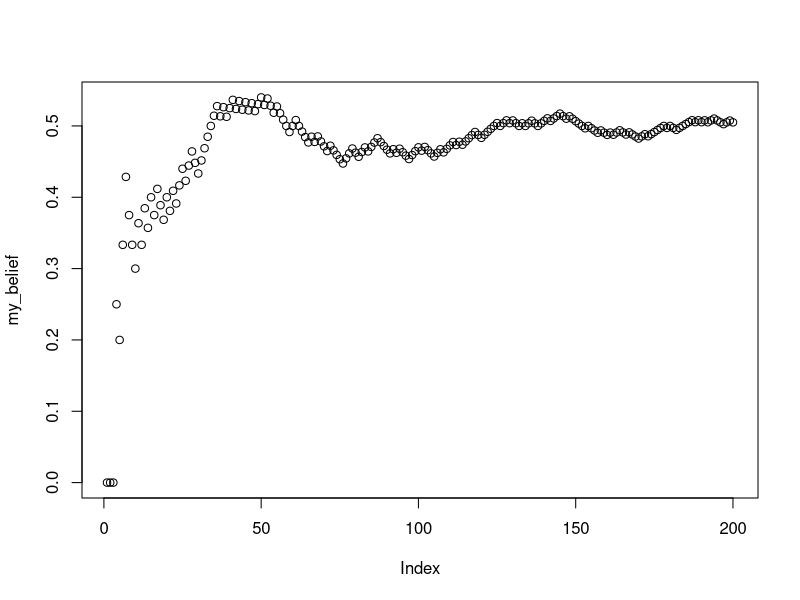
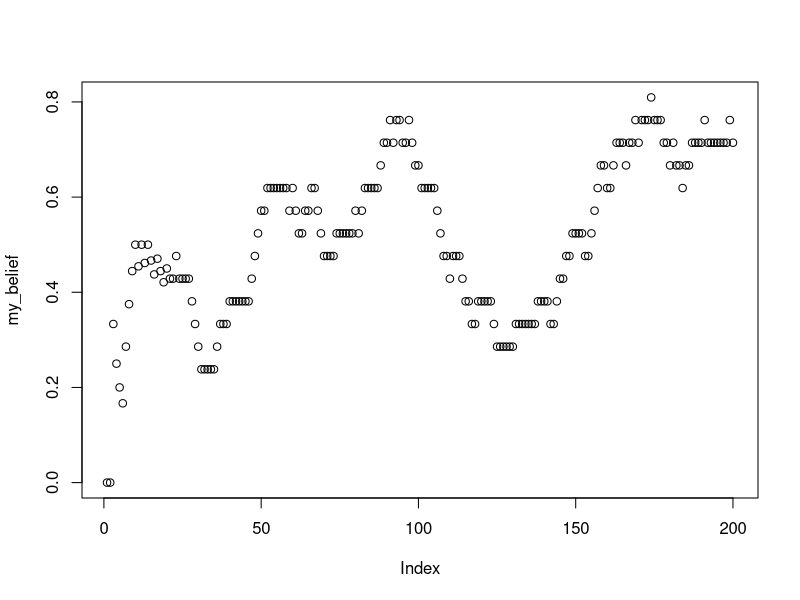

R code for these plots, in order:
## ---- chunk 1
knitr::opts_chunk$set(
  collapse = TRUE,
  comment = "#>"
)
## ---- chunk 2
rolls <- sample(1:6,10000, replace=TRUE)
table(rolls)
## ---- chunk 3
one <- sample(1:6,1000, replace=TRUE)
two <- sample(1:6,1000, replace=TRUE)
combined <- one+two
table(combined)/1000
## ---- chunk 4
first <- rep(1:6, each = 6)
second <- rep(1:6, 6)
sum_rolls <- first+second
table(sum_rolls)/length(sum_rolls)

## compare
sim_result <- table(combined)/1000
true_probs <- table(sum_rolls)/length(sum_rolls)

## Difference
true_probs-sim_result
## ---- chunk 5
sample(c("A","B"), 20, replace = TRUE, prob = c(.8, .2))
## ---- chunk 6
letters

LETTERS
## ---- chunk 7
sample(letters,50,replace=TRUE)
## ---- chunk 8
my_letters <- sample(letters,50*5,replace=TRUE)

# turn the vector into a matrix with 5 columns
my_strings <- matrix(my_letters, ncol=5)

# each row is a word, need to collapse the column to create a string
paste(my_strings[1,], collapse="")

# loop to collapse all of the rows into words
random_strings <-c()
for(i in 1:dim(my_strings)[1]){
  random_strings[i] <- paste(my_strings[i,], collapse="")
}

random_strings
## ---- chunk 9
sim_results <- replicate(10000,
                         sample( c(1,0), 10, replace=TRUE)
                         )
number_of_heads <- colSums(sim_results)
table(number_of_heads)/10000

# alternative solution using rbinom

number_of_heads <- rbinom(10000,10,prob=.5)
table(number_of_heads)/10000

## ---- chunk 10
flips <- sample(c("H","T"), 10000, replace=TRUE)

sequence <- c()
for(i in 2:length(flips)){
  first_element <- flips[i-1]
  second_element <- flips[i]
  sequence[i-1] <- paste0(first_element,second_element)
}

table(sequence)/10000

## 3 element sequences

flips <- sample(c("H","T"), 10000, replace=TRUE)

sequence <- c()
for(i in 3:length(flips)){
  first_element <- flips[i-2]
  second_element <- flips[i-1]
  third_element <- flips[i]
  sequence[i-1] <- paste0(first_element,
                          second_element,
                          third_element)
}

table(sequence)/10000

## ---- chunk 11
simulated_sequence <- c(rbinom(100,1,.5),
                        rbinom(100,1,.6))
## ---- chunk 12
my_knowledge <- c()
my_belief <- c()
for(i in 1:length(simulated_sequence)){
  
    my_knowledge[i] <- simulated_sequence[i]
    my_belief[i] <- sum(my_knowledge)/length(my_knowledge)
    
}

plot(my_belief)

## ---- chunk 13

simulated_sequence <- c(rbinom(100,1,.5),
                        rbinom(100,1,.6))

my_knowledge <- c()
my_belief <- c()
for(i in 1:length(simulated_sequence)){
  
    my_knowledge[i] <- simulated_sequence[i]
    if(i <= 20){
      my_belief[i] <- sum(my_knowledge)/length(my_knowledge)
    }else{
      my_belief[i] <- sum(my_knowledge[i:(i-20)])/length(my_knowledge[i:(i-20)])
    }
    
}

plot(my_belief)

## ---- chunk 14
my_paragraph <- "This is a paragraph, with some stuff in it. This is another sentence in the paragraph"
the_letters <- unlist(strsplit(my_paragraph, split=""))
the_letters
